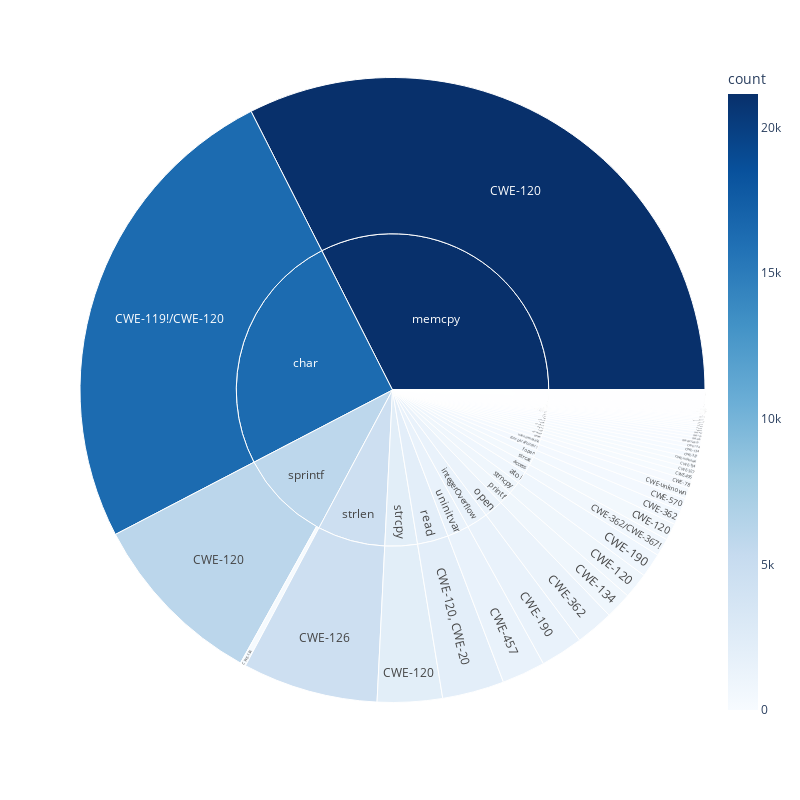

Notebook code cell kept with this figure:
### Markdown cell above
### Plotting subburset plot from the frequency of category, name and cwe types.

### Code cell
dfplt = dfs[['category', 'name', 'cwe']].groupby(['category', 'name', 'cwe'], group_keys=False).size().reset_index(name='count')

dfplt['category'] = dfplt.apply(lambda row: row['category'] 
if row['category']==row['name'] or row['name']=='-' 
else row['name'], axis=1)
dfplt = dfplt.drop(labels=['name'], axis=1)

fig = px.sunburst(dfplt, 
    path=['category', 'cwe'],
    values='count', 
    color_continuous_scale='Blues',
    color='count',
)
# fig.write_image("figure/vul_statistics.pdf")
# fig.update_traces(hovertemplate='%{label}<br>%{customdata}')
fig.update_layout(
    autosize=False,
    width=800,
    height=800,)
fig.show()
# save the figure manually, the below code takes ages
# fig.write_image("../figure/vul_statistics.pdf")

### Figure 1 — Plotly figure (JSON) as saved in the notebook; plotly's stock layout.template omitted (floating-point values rounded to 4 significant figures; data arrays with more than 128 entries replaced by an {"elided": "..."} marker saying what was removed)
{"data": [{"branchvalues": "total", "customdata": {"elided": "235x1 float values"}, "domain": {"x": [0, 1], "y": [0, 1]}, "hovertemplate": "labels=%{label}<br>count_sum=%{value}<br>parent=%{parent}<br>id=%{id}<br>count=%{color}<extra></extra>", "ids": {"elided": "235 str values"}, "labels": {"elided": "235 str values"}, "marker": {"coloraxis": "coloraxis", "colors": {"elided": "235 float values"}}, "name": "", "parents": {"elided": "235 str values"}, "type": "sunburst", "values": {"elided": "235 int values"}}], "layout": {"autosize": false, "coloraxis": {"colorbar": {"title": {"text": "count"}}, "colorscale": [[0, "rgb(247,251,255)"], [0.125, "rgb(222,235,247)"], [0.25, "rgb(198,219,239)"], [0.375, "rgb(158,202,225)"], [0.5, "rgb(107,174,214)"], [0.625, "rgb(66,146,198)"], [0.75, "rgb(33,113,181)"], [0.875, "rgb(8,81,156)"], [1, "rgb(8,48,107)"]]}, "height": 800, "legend": {"tracegroupgap": 0}, "margin": {"t": 60}, "width": 800}}
